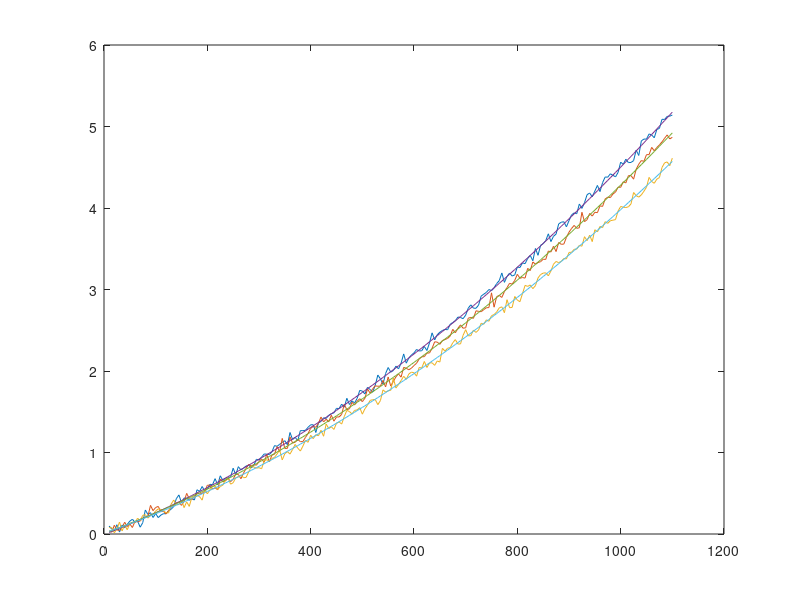

Write the MATLAB code that produced this figure.
%Least Squares Lab2 SAI

input=importdata('inputdata.csv',",",1);

pressure=input.data(:,1);
out_minus45=input.data(:,2);
out_25=input.data(:,3);
out_125=input.data(:,4);

n=size(input,1);

T_minus45=ones(n,1)*(-45);
T_25=ones(n,1)*25;
T_125=ones(n,1)*125;

plot(pressure,out_minus45);
hold on
plot(pressure,out_25);
plot(pressure,out_125);

p_minus45=polyfit(pressure,out_minus45,2);
p_25=polyfit(pressure,out_25,2);
p_125=polyfit(pressure,out_125,2);

plot(pressure,polyval(p_minus45,pressure,2));
plot(pressure,polyval(p_25,pressure,2));
plot(pressure,polyval(p_125,pressure,2));

%H=ones(n,1);

%H_minus45=[H pressure T_minus45];